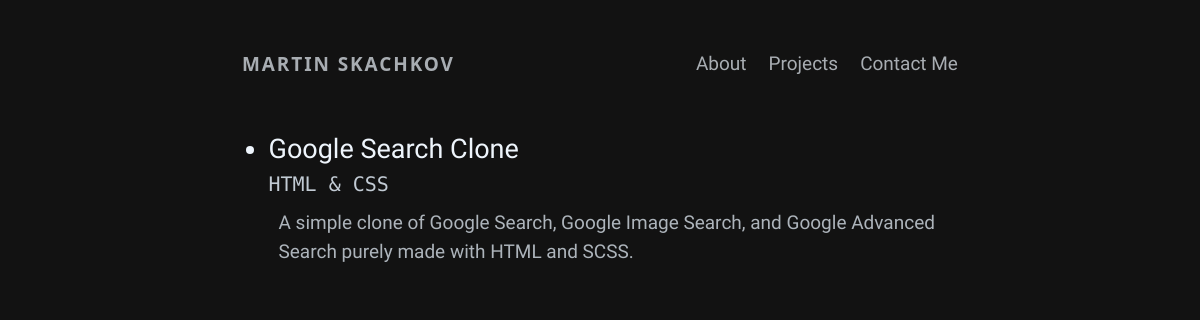
The page /projects/ on the database as committed earlier.
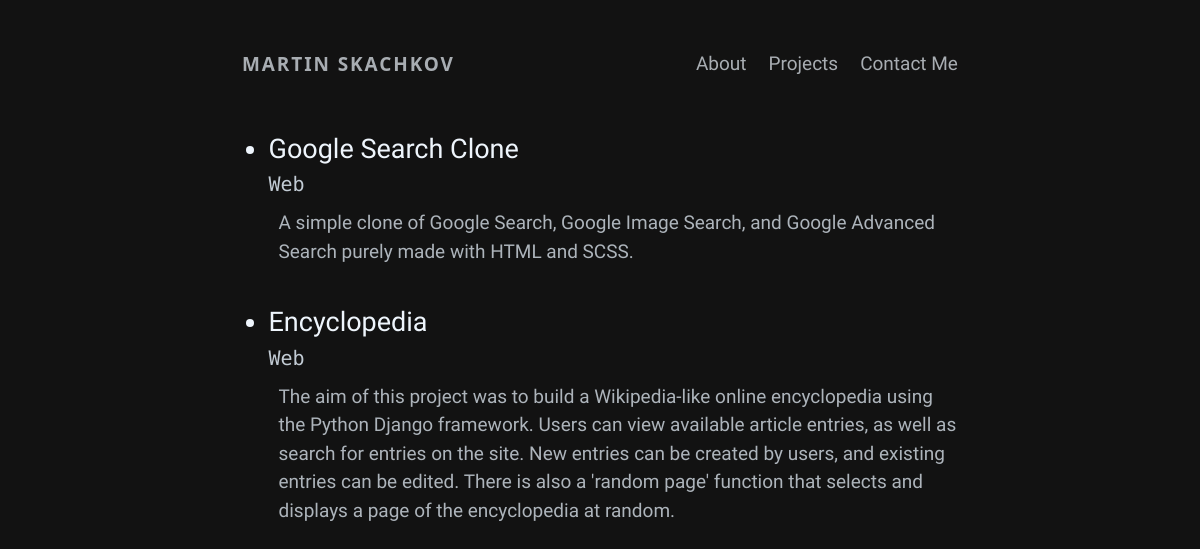
The same page on the database as committed later.
### portfolio_app/models.py (models this page shows, shortened)
class Project(models.Model):
     name = models.CharField(max_length=200)
     category = models.CharField(max_length=100)
     github_link = models.URLField(blank=True, null=True)
     video_link = models.URLField(blank=True, null=True)
     description = models.TextField()

### portfolio_app/views.py (the view)
# urls.py: path('projects/', views.display_projects, name='projects'),
def display_projects(request):
    projects = Project.objects.all() # save all entries of the database to a variable
    print(projects[0].name)
    context = {'projects':projects}
    return render(request, 'portfolio_app/display_projects.html', context)

### portfolio_app/templates/portfolio_app/display_projects.html (shortened to what this page needs)
{% extends 'portfolio_app/layout.html' %}
{% block body %}
<div class="project-container">
    {% for project in projects %}
        <div class="project-item">
            <ul>
                <li class="project-name"><a href="{{ project.github_link }}" target="_blank">{{ project.name }}</a></li>
                <div class="project-category">{{ project.category }}</div>
                <div class="project-description">{{ project.description }}</div>
            </ul>
        </div>
    {% endfor %}
</div>
{% endblock %}

### portfolio_app/templates/portfolio_app/layout.html (shortened to what this page needs)
<!doctype html>
<html>
    <head>
        <link href="https://maxcdn.bootstrapcdn.com/bootstrap/4.5.2/css/bootstrap.min.css" rel="stylesheet">
    </head>
    <body>
        <nav class="navbar navbar-custom">
            <a href="{% url 'index' %}" class="name-tag">MARTIN SKACHKOV</a>
            <a href="#" class="option">About</a>
            <a href="{% url 'projects' %}" class="option">Projects</a>
            <a href="{% url 'contact' %}" class="option">Contact Me</a>
        </nav>
        {% block body %}{% endblock %}
    </body>
</html>

### portfolio_app/templates/portfolio_app/layout.html (style rules this page uses)
body { background-color: #121212; color: #fff; font-family: 'Helvetica Neue', Helvetica, Arial, sans-serif; }
.navbar-custom { justify-content: center; padding: 20px 0; margin-top: 30px; }
.option, .name-tag { color: #a8adb2; margin: 0 11px; text-decoration: none; font-weight: normal; font-size: 19px; }
.name-tag { font-family: "system-ui", Roboto, "Helvetica Neue", sans-serif; letter-spacing: 0.1em; font-weight: 700; font-size: 19px; margin-right: 230px; text-decoration: none; }

### portfolio_app/templates/portfolio_app/display_projects.html (style rules this page uses)
.project-container { display: flex; flex-direction: column; align-items: center; margin-top: 30px; }
.project-item { margin-bottom: 10px; margin-left:-3px; box-sizing: border-box; }
.project-name { font-family: 'Helvetica Neue', sans-serif; font-size: 27px; color: #eef5fc; }
.project-name a { text-decoration: none; color: inherit; }
.project-category { font-family: 'Roboto Mono', monospace; font-size: 20px; color: #c2cbd4; }
.project-description { font-family: 'Helvetica Neue', sans-serif; font-size: 19px; color: #adb4bb; white-space: normal; max-width: 700px; overflow-wrap: break-word; padding: 10px; box-sizing: border-box; }

Rows that differ between the two databases and show on the page:
changed Project "Google Search Clone": category "HTML & CSS" → "Web"
added Project: name "Encyclopedia", category "Web", description "The aim of this project was to build a Wikipedia-like online encyclopedia using the Python Django framework. Users can view available article entries, as well as search for entries on the site. New entries can be created by users, and existing entries can be edited. There is also a 'random page' function that selects and displays a page of the encyclopedia at random."
